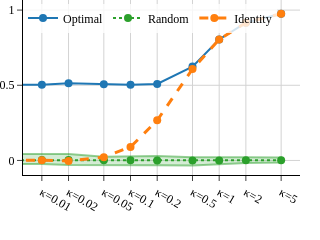

The notebook cell this image was saved under:
### Code cell
import plots
plots.make_activation_matching_plots_kappa_sweep(architecture="mlp", layers=None, display=True, save_plots=False)

### Figure 1 — Plotly figure (JSON) as saved in the notebook; plotly's stock layout.template omitted (floating-point values rounded to 4 significant figures)
{"data": [{"line": {"color": "rgb(31, 119, 180)", "dash": "solid", "width": 2}, "marker": {"size": 8}, "mode": "lines+markers", "name": "Optimal", "type": "scatter", "x": [0.0, 0.01, 0.02, 0.05, 0.1, 0.2, 0.5, 1.0, 2.0, 5.0], "y": [0.5119, 0.504, 0.5137, 0.507, 0.5031, 0.5084, 0.6242, 0.8041, 0.9166, 0.9756]}, {"line": {"color": "rgb(44, 160, 44)", "dash": "dot", "width": 2}, "marker": {"size": 8}, "mode": "lines+markers", "name": "Random", "type": "scatter", "x": [0.0, 0.01, 0.02, 0.05, 0.1, 0.2, 0.5, 1.0, 2.0, 5.0], "y": [0.0006314, 0.002232, 0.00252, 0.001742, 0.001496, 0.0002505, 0.0003462, 0.0002948, 0.0006933, 0.0005573]}, {"fill": "toself", "fillcolor": "rgba(44, 160, 44, 0.2)", "hoverinfo": "skip", "line": {"color": "rgba(44, 160, 44,.5)"}, "name": "Random (min/max)", "showlegend": false, "type": "scatter", "x": [0, 0.01, 0.02, 0.05, 0.1, 0.2, 0.5, 1, 2, 5, 5, 2, 1, 0.5, 0.2, 0.1, 0.05, 0.02, 0.01, 0], "y": [0.03453, 0.04101, 0.04292, 0.02486, 0.02861, 0.02945, 0.02116, 0.02316, 0.02049, 0.01913, -0.01429, -0.01731, -0.02663, -0.03361, -0.03123, -0.03218, -0.03249, -0.03015, -0.02316, -0.02375]}, {"line": {"color": "rgb(255, 127, 14)", "dash": "dash", "width": 3}, "marker": {"size": 8}, "mode": "lines+markers", "name": "Identity", "type": "scatter", "x": [0.0, 0.01, 0.02, 0.05, 0.1, 0.2, 0.5, 1.0, 2.0, 5.0], "y": [-0.005315, 0.001894, -0.003746, 0.02155, 0.08972, 0.2667, 0.6078, 0.8041, 0.9166, 0.9756]}], "layout": {"font": {"color": "black", "family": "Deja Vu Math TeX Gyre"}, "height": 240, "hovermode": "x unified", "legend": {"bgcolor": "rgba(255, 255, 255, 0.8)", "orientation": "h", "x": 0, "y": 0.98}, "margin": {"b": 65, "l": 0, "r": 20, "t": 0}, "width": 300, "xaxis": {"gridcolor": "lightgray", "linecolor": "black", "linewidth": 1, "showgrid": true, "showline": true, "ticklen": 5, "tickmode": "array", "ticks": "outside", "ticktext": ["κ=0", "κ=0.01", "κ=0.02", "κ=0.05", "κ=0.1", "κ=0.2", "κ=0.5", "κ=1", "κ=2", "κ=5"], "tickvals": [0, 0.01, 0.02, 0.05, 0.1, 0.2, 0.5, 1, 2, 5], "title": {}, "type": "log", "zeroline": false}, "yaxis": {"gridcolor": "lightgray", "linecolor": "black", "linewidth": 1, "showgrid": true, "showline": true, "ticklen": 5, "ticks": "outside", "title": {}, "zeroline": false}}}
